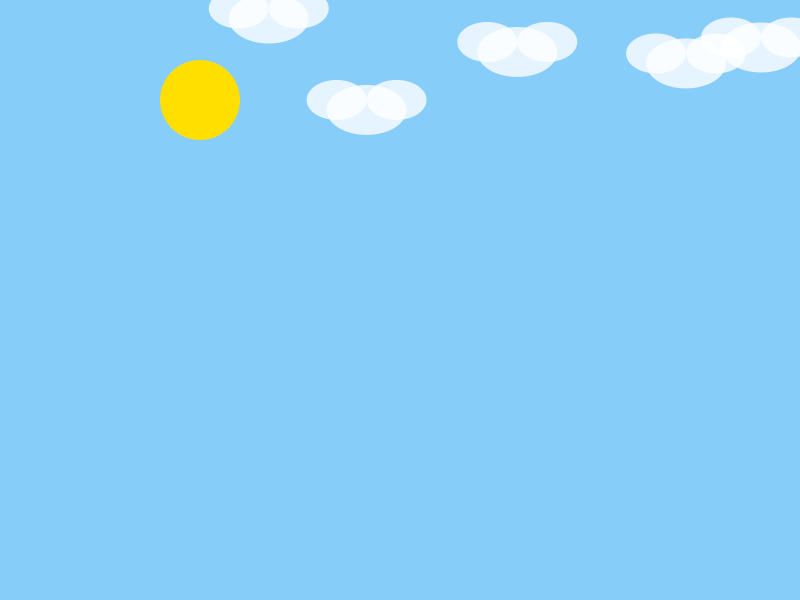
Frame 1 (no input)
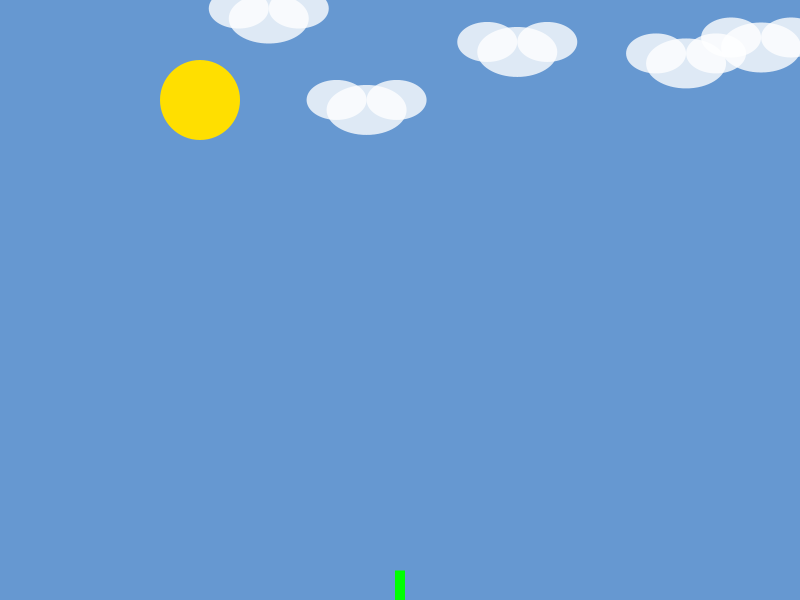
Frame 60 (the mouse pressed at the canvas centre just before this capture)
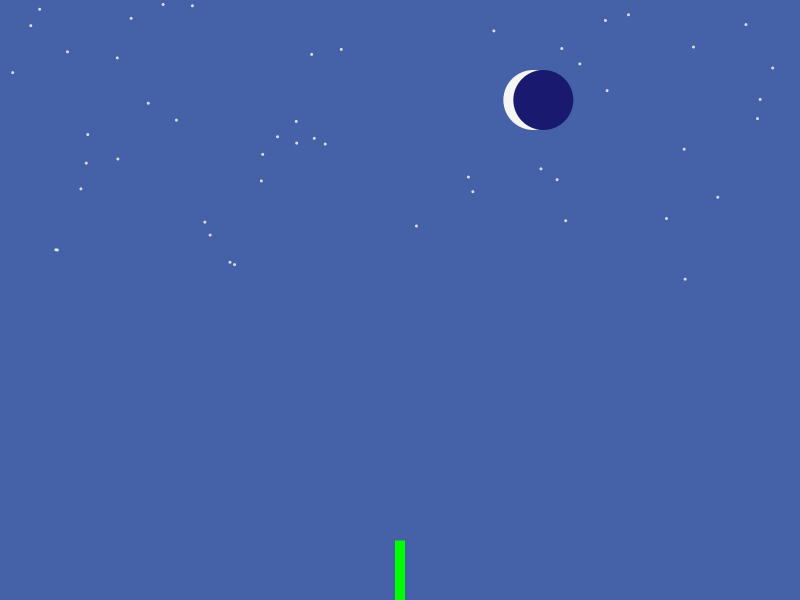
Frame 120 (the mouse held since frame 60 and released just before this capture)

The Processing sketch that drew these frames (run headless with seeded random() and noise(); from frame 60 on, the mouse is pressed at the canvas centre):

// Processing sketch: Zeeshan_Mustafa
// ── Zeeshan_Mustafa.pde
// Tree Growth with Day-Night Cycle

// Growth variables
float baseX, baseY; // Position of the plant's base
float plantHeight = 0; // Current stem height
float maxPlantHeight = 200; // Maximum stem height
ArrayList<Branch> branches; // List to hold branches
Flower flower; // Flower at the top

// Day and night transition variables
float backgroundLerp = 0; // Controls day-night gradient
boolean day = true; // Day starts as true
color morningColor = color(135, 206, 250); // Morning sky color
color nightColor = color(25, 25, 112); // Night sky color

// Clouds and stars
PVector[] clouds;
PVector[] stars;

// Progression flags
boolean growingTree = false; // Whether tree is growing
boolean flowerBloomed = false; // Whether flower has bloomed

void setup() {
  size(800, 600); // Canvas size
  baseX = width / 2; // X center
  baseY = height; // Bottom of the canvas
  branches = new ArrayList<Branch>(); // Initialize branches
  clouds = createClouds(5); // Create 5 clouds
  stars = createStars(50); // Create 50 stars
  noStroke(); // Disable strokes for cleaner visuals
}

void draw() {
  // Day-night transition logic
  if (day) {
    backgroundLerp += 0.005;
    if (backgroundLerp >= 1) {
      backgroundLerp = 1;
      day = false; // Switch to night
    }
  } else {
    backgroundLerp -= 0.005;
    if (backgroundLerp <= 0) {
      backgroundLerp = 0;
      day = true; // Switch to day
    }
  }
  background(lerpColor(morningColor, nightColor, backgroundLerp)); // Sky color

  // Day or night-specific elements
  if (backgroundLerp < 0.5) {
    drawSun();
    drawClouds();
  } else {
    drawMoon();
    drawStars();
  }

  // Draw the tree trunk as it grows
  if (plantHeight < maxPlantHeight) {
    fill(0, 255, 0); // Green stem for growing trunk
    rect(baseX - 5, baseY - plantHeight, 10, plantHeight);
    plantHeight += 0.5; // Gradual growth
  } else {
    fill(139, 69, 19); // Brown for grown trunk
    rect(baseX - 5, baseY - maxPlantHeight, 10, maxPlantHeight);
    if (!growingTree) {
      growingTree = true;
      growTree(); // Start branch growth
    }
  }

  // Draw and update branches
  for (Branch b : branches) {
    b.update();
    b.display();
  }

  // Display the flower if it has bloomed
  if (flowerBloomed && flower != null) {
    flower.update();
    flower.display();
  }
}

// Create cloud positions
PVector[] createClouds(int numClouds) {
  PVector[] cloudPositions = new PVector[numClouds];
  for (int i = 0; i < numClouds; i++) {
    cloudPositions[i] = new PVector(random(width), random(height / 3));
  }
  return cloudPositions;
}

// Draw clouds
void drawClouds() {
  fill(255, 255, 255, 200);
  for (PVector cloud : clouds) {
    ellipse(cloud.x, cloud.y, 80, 50);
    ellipse(cloud.x + 30, cloud.y - 10, 60, 40);
    ellipse(cloud.x - 30, cloud.y - 10, 60, 40);
  }
}

// Draw the sun
void drawSun() {
  fill(255, 223, 0);
  ellipse(width / 4, height / 6, 80, 80);
}

// Create star positions
PVector[] createStars(int numStars) {
  PVector[] starPositions = new PVector[numStars];
  for (int i = 0; i < numStars; i++) {
    starPositions[i] = new PVector(random(width), random(height / 2));
  }
  return starPositions;
}

// Draw stars
void drawStars() {
  fill(255, 255, 255, 200);
  for (PVector star : stars) {
    ellipse(star.x, star.y, 3, 3);
  }
}

// Draw the moon
void drawMoon() {
  fill(245, 245, 245);
  ellipse(width / 1.5f, height / 6, 60, 60);
  fill(nightColor);
  ellipse(width / 1.5f + 10, height / 6, 60, 60);
}

// Start tree growth
void growTree() {
  for (int i = 0; i < 64; i++) { // Increase branches for a fuller look
    float angle = map(i, 0, 63, -PI, PI); // Spread branches to fill gaps
    branches.add(new Branch(baseX, baseY - maxPlantHeight, angle, random(50, 150), color(139, 69, 19)));
  }
  bloomFlower();
}

// Bloom flower at the top
void bloomFlower() {
  flowerBloomed = true;
  flower = new Flower(baseX, baseY - maxPlantHeight - 30, 10, color(255, 192, 203)); // Smaller flower
}

// Branch class for drawing and updating branches
class Branch {
  float x, y, angle, length;
  color branchColor;
  float growth = 0; // Progress of branch growth

  Branch(float x, float y, float angle, float length, color branchColor) {
    this.x = x;
    this.y = y;
    this.angle = angle;
    this.length = length;
    this.branchColor = branchColor;
  }

  void update() {
    if (growth < 1) growth += 0.01; // Gradually grow the branch
  }

  void display() {
    float endX = x + cos(angle) * length * growth;
    float endY = y + sin(angle) * length * growth;
    stroke(branchColor);
    line(x, y, endX, endY);

    // Add more leaves at the ends of fully grown branches
    if (growth >= 1) {
      fill(0, 128, 0);
      for (int i = 0; i < 10; i++) { // Add even more leaves around the branch ends
        float leafAngle = angle + random(-PI / 6, PI / 6);
        float leafX = endX + cos(leafAngle) * random(10, 20);
        float leafY = endY + sin(leafAngle) * random(10, 20);
        ellipse(leafX, leafY, random(10, 15), random(10, 15));
      }
    }
  }
}

// Flower class for creating and displaying the flower
class Flower {
  float x, y, size;
  color petalColor;
  float bloomSize = 0; // Current bloom size

  Flower(float x, float y, float size, color petalColor) {
    this.x = x;
    this.y = y;
    this.size = size;
    this.petalColor = petalColor;
  }

  void update() {
    if (bloomSize < size) bloomSize += 0.2; // Gradual blooming
  }

  void display() {
    fill(petalColor);
    for (int i = 0; i < 8; i++) { // Draw 8 petals
      float angle = TWO_PI / 8 * i;
      ellipse(x + cos(angle) * bloomSize, y + sin(angle) * bloomSize, bloomSize, bloomSize);
    }
    fill(255, 204, 0); // Yellow center of the flower
    ellipse(x, y, bloomSize / 2, bloomSize / 2);
  }
}
